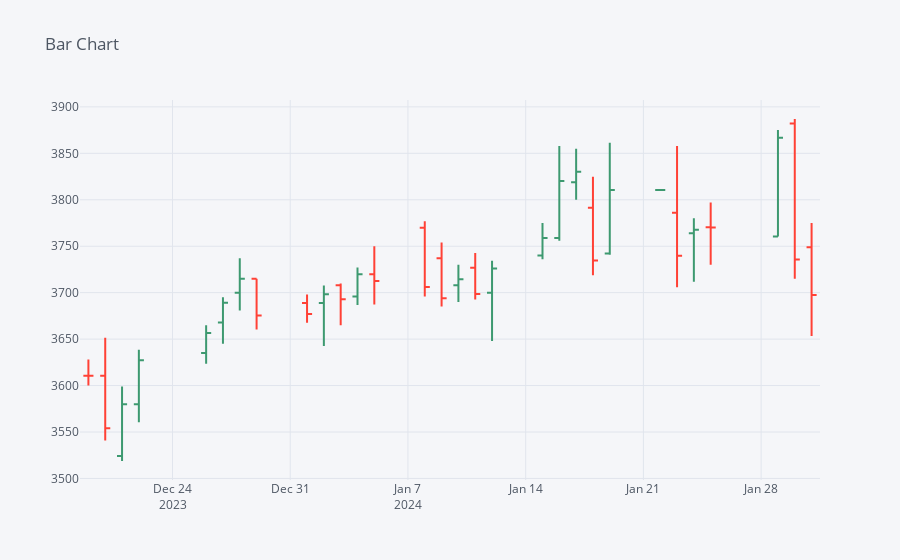

Notebook source saved alongside this figure:
### Code cell
df[-30:].iplot(kind='ohlc', title='Bar Chart')

### Figure 1 — Plotly figure (JSON) as saved in the notebook; plotly's stock layout.template omitted (floating-point values rounded to 4 significant figures)
{"data": [{"close": [3610.0, 3554.0, 3580, 3627.0, 3657.0, 3689.0, 3715.0, 3675.0, 3677.0, 3698.0, 3693.0, 3720.0, 3713.0, 3706.0, 3694, 3714.0, 3699.0, 3726, 3759.0, 3820.0, 3830.0, 3735.0, 3811.0, 3811.0, 3740.0, 3768.0, 3770.0, 3867.0, 3736.0, 3698.0], "high": [3628.0, 3652.0, 3599.0, 3638.0, 3665, 3695, 3737, 3715.0, 3698, 3708.0, 3710.0, 3727, 3750, 3777.0, 3754.0, 3730, 3743.0, 3734.0, 3775, 3858, 3855, 3825.0, 3862.0, 3811.0, 3858, 3780, 3797.0, 3875, 3887.0, 3775], "low": [3600.0, 3541, 3519.0, 3561.0, 3623.0, 3645, 3681.0, 3660.0, 3668.0, 3642.0, 3665, 3687.0, 3687.0, 3696.0, 3685.0, 3690, 3693.0, 3648.0, 3736, 3756, 3800, 3719.0, 3741.0, 3811.0, 3706.0, 3712.0, 3730.0, 3761.0, 3715, 3653.0], "open": [3611.0, 3610.0, 3524.0, 3580, 3635, 3668, 3700.0, 3715.0, 3689, 3689, 3708, 3696, 3720.0, 3770, 3737.0, 3708, 3727.0, 3700, 3740, 3759.0, 3819.0, 3791.0, 3742.0, 3811.0, 3786, 3764, 3770.0, 3761.0, 3882, 3749], "showlegend": false, "type": "ohlc", "x": ["2023-12-19", "2023-12-20", "2023-12-21", "2023-12-22", "2023-12-26", "2023-12-27", "2023-12-28", "2023-12-29", "2024-01-01", "2024-01-02", "2024-01-03", "2024-01-04", "2024-01-05", "2024-01-08", "2024-01-09", "2024-01-10", "2024-01-11", "2024-01-12", "2024-01-15", "2024-01-16", "2024-01-17", "2024-01-18", "2024-01-19", "2024-01-22", "2024-01-23", "2024-01-24", "2024-01-25", "2024-01-29", "2024-01-30", "2024-01-31"], "yaxis": "y2"}], "layout": {"legend": {"bgcolor": "#F5F6F9", "font": {"color": "#4D5663"}}, "paper_bgcolor": "#F5F6F9", "plot_bgcolor": "#F5F6F9", "title": {"font": {"color": "#4D5663"}, "text": "Bar Chart"}, "xaxis": {"gridcolor": "#E1E5ED", "rangeslider": {"visible": false}, "showgrid": true, "tickfont": {"color": "#4D5663"}, "title": {"font": {"color": "#4D5663"}, "text": ""}, "zerolinecolor": "#E1E5ED"}, "yaxis": {"gridcolor": "#E1E5ED", "showgrid": true, "showticklabels": false, "tickfont": {"color": "#4D5663"}, "title": {"font": {"color": "#4D5663"}, "text": ""}, "zerolinecolor": "#E1E5ED"}, "yaxis2": {"gridcolor": "#E1E5ED", "showgrid": true, "tickfont": {"color": "#4D5663"}, "title": {"font": {"color": "#4D5663"}, "text": ""}, "zerolinecolor": "#E1E5ED"}}}
